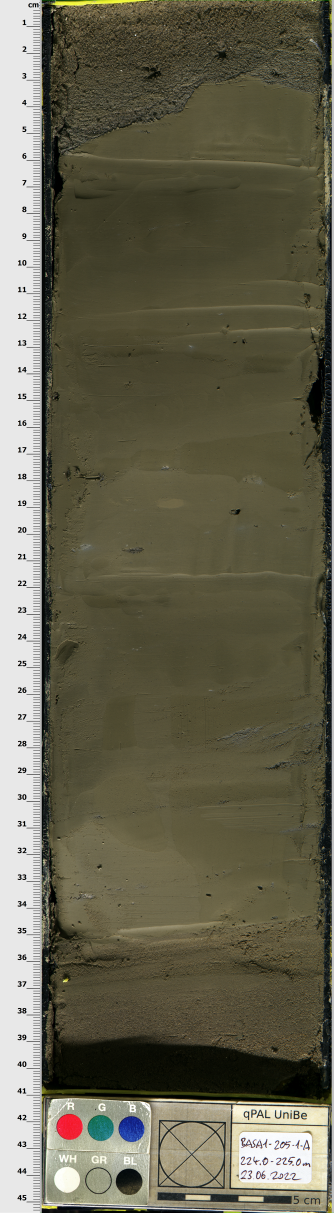
#> input picture CAS_project/image_data/training/images/BASA1_205_1_A.jpg, 1000 x 3638 px (shown at 1/3 size); its folder holds only this picture in this run
$ jupyter execute --allow-errors pacth_creation_image_preprocessing.ipynb
#> lines starting #> are read from the running program, lines starting #| are printed output that depends on the picture
[cell 1]
import numpy as np
from skimage import io
import matplotlib.pyplot as plt
import os #importing OperationSystem modul

from skimage import data, color
from skimage.transform import rescale, resize, downscale_local_mean

[cell 2]
control = True#if set to True, control values from the data processing will be printed

#seting up the working directory to the choosen director (raw string input), wher the data set is located
abs_path_loading_pictures=r'/Users/pbecerra/CAS/ADS_course/Module6/project/image_data/test/images'
abs_path_saving_pictures =r'/Users/pbecerra/CAS/ADS_course/Module6/project/image_data/test/images_small'
abs_path_loading_masks=r'/Users/pbecerra/CAS/ADS_course/Module6/project/image_data/test/masks'
abs_path_saving_masks =r'/Users/pbecerra/CAS/ADS_course/Module6/project/image_data/test/masks_small'

os.chdir(abs_path_loading_pictures)#seting working directory to the location of the mscl-log
os.getcwd()#geting the curent working directory, to check if working in the right directory

[cell 3]
files_dir = [file for file in os.listdir(os.getcwd()) if file.endswith('.jpg')]
print(files_dir)#qual control
image_rescaled_grey_loaded = [0]*len(files_dir)
print(image_rescaled_grey_loaded)

[cell 4]
for i in range(len(image_rescaled_grey_loaded)):
    image = io.imread(files_dir[i])
#> image is the input picture: shape (3638, 1000, 3); mean R, G, B 102.5, 99.4, 80.1
    #print(image.shape)#shape of loaded image
    image_gray =  color.rgb2gray(image)#converting image to gray scale
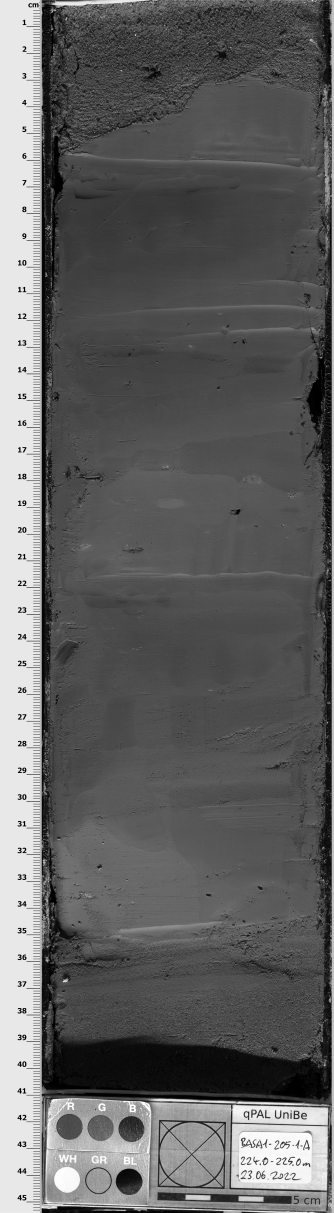
#> image_gray: shape (3638, 1000) float64 (shown at 1/3 size); min 0, max 1, mean 0.387
    image_rescaled = rescale(image_gray, (352/1000), anti_aliasing=False)#rescaling image to 352 pixel with
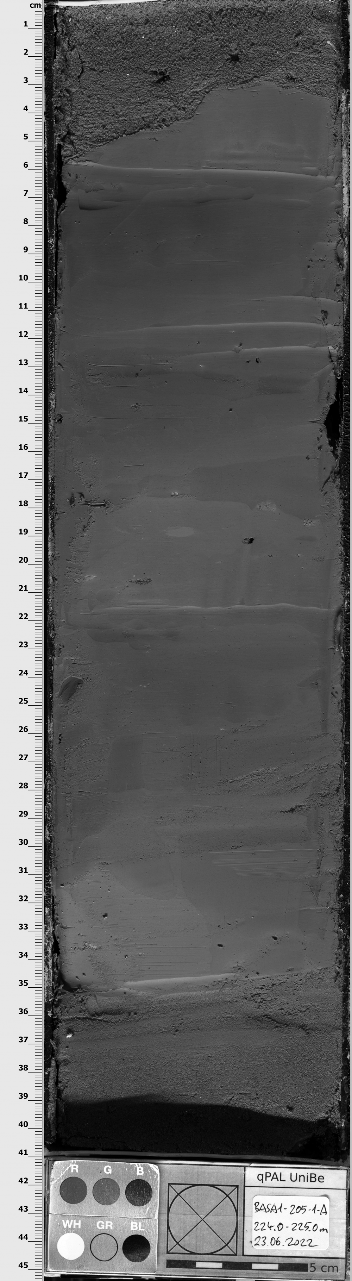
#> image_rescaled: shape (1281, 352) float64; min 0, max 1, mean 0.387
    image_rescaled_grey = (image_rescaled*256).astype('uint8')
    print(image_rescaled_grey.shape)#shape of converted and rescaled image
#| (1281, 352)
    image_rescaled_grey_loaded[i] = image_rescaled_grey

print(len(image_rescaled_grey_loaded))
#| 1

[cell 5]
os.chdir(abs_path_saving_pictures)#seting working directory to the location of the mscl-log
os.getcwd()#geting the curent working directory, to check if working in the right directory
for i in range(len(image_rescaled_grey_loaded)):
    number_of_batches_per_picture = np.ceil(image_rescaled_grey_loaded[i].shape[0]/352).astype(int)

    for j in range(number_of_batches_per_picture):
        image_corp = image_rescaled_grey_loaded[i][(j*352):(j+1)*352,0:]
        if image_corp.shape != (352,352):
            print(image_corp.shape, j)
            image_corp = np.pad(image_corp, [(0, 352-image_corp.shape[0] ), (0, 352-image_corp.shape[1])], mode='constant', constant_values=0)

        #print(image_corp.shape)
        io.imsave(files_dir[i][:-4]+'_'+str(j)+ '.png', image_corp)
#> this loop made 1 pass
#> number_of_batches_per_picture on pass 1: 4
#| (225, 352) 3
#> pass 1, `io.imsave(files_dir[i][:-4]+'_'+str(j)+ '.png', image_corp)`:
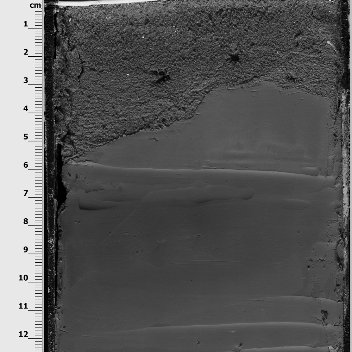
#> saved as BASA1_205_1_A_0.png: shape (352, 352); min 0, max 240, mean 88.9
#> pass 1, `io.imsave(files_dir[i][:-4]+'_'+str(j)+ '.png', image_corp)`:
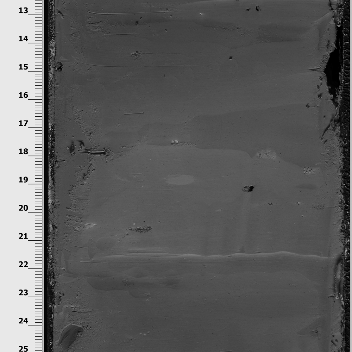
#> saved as BASA1_205_1_A_1.png: shape (352, 352); min 0, max 240, mean 94.1
#> pass 1, `io.imsave(files_dir[i][:-4]+'_'+str(j)+ '.png', image_corp)`:
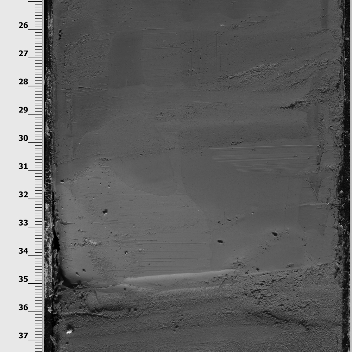
#> saved as BASA1_205_1_A_2.png: shape (352, 352); min 0, max 245, mean 99.6
#> pass 1, `io.imsave(files_dir[i][:-4]+'_'+str(j)+ '.png', image_corp)`:
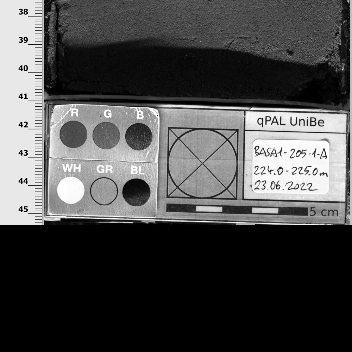
#> saved as BASA1_205_1_A_3.png: shape (352, 352); min 0, max 255, mean 75.8

[cell 6]
os.chdir(abs_path_loading_masks)#seting working directory to the location of the mscl-log
os.getcwd()#geting the curent working directory, to check if working in the right directory

[cell 7]
#files_dir_mask = os.listdir(os.getcwd())
files_dir_mask = [file for file in os.listdir(os.getcwd()) if file.endswith('.tif')]
print(files_dir_mask)#qual control
mask_rescaled_loaded = [0]*(len(files_dir_mask)-1)
print(mask_rescaled_loaded)

[cell 8]
for i in range(len(mask_rescaled_loaded)):
    image_m = io.imread(files_dir_mask[i])
    #print(image.shape)#shape of loaded image
    image_m_rescaled = rescale(image_m, (352/1000), order = 0, anti_aliasing=False)#rescaling image to 352 pixel with
    imagem__rescaled_int = image_m_rescaled.astype(int)
    print(imagem__rescaled_int.shape)#shape of converted and rescaled image
    mask_rescaled_loaded[i] = imagem__rescaled_int

print(len(mask_rescaled_loaded))

#> (the rest of this cell did not finish here and is left out)

[cell 9]
os.chdir(abs_path_saving_masks)#seting working directory to the location of the mscl-log
os.getcwd()#geting the curent working directory, to check if working in the right directory
for i in range(len(mask_rescaled_loaded)-1):
    number_of_batches_per_picture = np.ceil(mask_rescaled_loaded[i].shape[0]/352).astype(int)

    for j in range(number_of_batches_per_picture):
        image_m_corp = mask_rescaled_loaded[i][(j*352):(j+1)*352,0:]
        if image_m_corp.shape != (352,352):
            print(image_m_corp.shape, j)
            image_m_corp = np.pad(image_m_corp, [(0, 352-image_m_corp.shape[0] ), (0, 352-image_m_corp.shape[1])], mode='constant', constant_values=0)

        #print(image_corp.shape)
        io.imsave(files_dir_mask[i][:-8]+str(j)+ '_mask.tif', image_m_corp, check_contrast=False)
